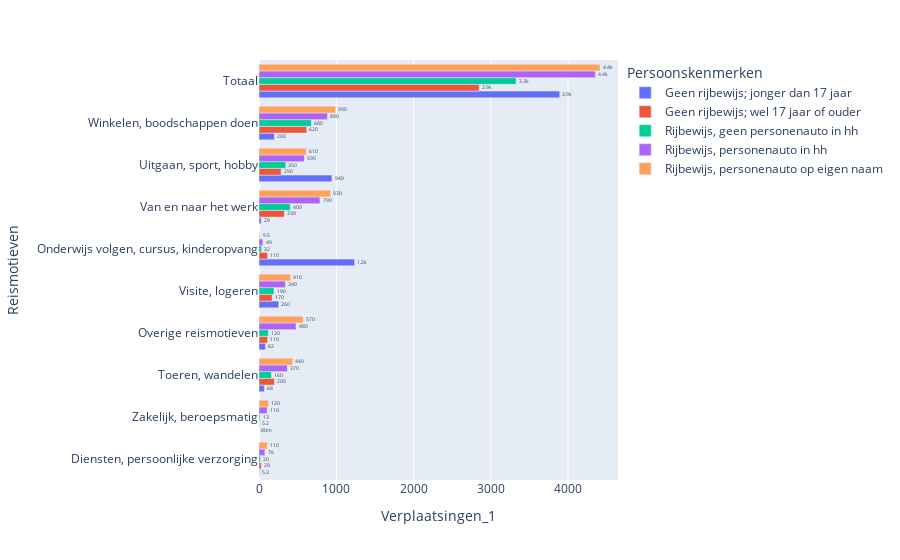

Notebook cell for this chart:
### Code cell
data_motief['Persoonskenmerken'].unique()

auto = [ 'Rijbewijs, personenauto op eigen naam', 'Rijbewijs, personenauto in hh', 'Rijbewijs, geen personenauto in hh',
       'Geen rijbewijs; wel 17 jaar of ouder','Geen rijbewijs; jonger dan 17 jaar']

filtered_auto = data_motief[data_motief['Persoonskenmerken'].isin(auto)]

#display(filtered_student_ov)


data_motief_8 = filtered_auto.groupby(['Persoonskenmerken', 'Reismotieven']).sum().reset_index()
fig = px.bar(data_motief_8, x = 'Verplaatsingen_1', y = 'Reismotieven', color = 'Persoonskenmerken',
              orientation = 'h', text_auto = '.2s', barmode = 'group')
fig.update_traces(textposition="outside")
fig.update_yaxes(categoryorder = 'total ascending')
#fig.update_layout(showlegend = False)
fig.show()

### Figure 1 — Plotly figure (JSON) as saved in the notebook; plotly's stock layout.template omitted (floating-point values rounded to 4 significant figures)
{"data": [{"alignmentgroup": "True", "hovertemplate": "Persoonskenmerken=Geen rijbewijs; jonger dan 17 jaar<br>Verplaatsingen_1=%{x}<br>Reismotieven=%{y}<extra></extra>", "legendgroup": "Geen rijbewijs; jonger dan 17 jaar", "marker": {"color": "#636efa", "pattern": {"shape": ""}}, "name": "Geen rijbewijs; jonger dan 17 jaar", "offsetgroup": "Geen rijbewijs; jonger dan 17 jaar", "orientation": "h", "showlegend": true, "textposition": "outside", "texttemplate": "%{x:.2s}", "type": "bar", "x": [5.28, 1238.0, 82.4, 68.3, 3892.0, 943.5, 28.75, 255.3, 199.3, 0.08], "xaxis": "x", "y": ["Diensten, persoonlijke verzorging", "Onderwijs volgen, cursus, kinderopvang", "Overige reismotieven", "Toeren, wandelen", "Totaal", "Uitgaan, sport, hobby", "Van en naar het werk", "Visite, logeren", "Winkelen, boodschappen doen", "Zakelijk, beroepsmatig"], "yaxis": "y"}, {"alignmentgroup": "True", "hovertemplate": "Persoonskenmerken=Geen rijbewijs; wel 17 jaar of ouder<br>Verplaatsingen_1=%{x}<br>Reismotieven=%{y}<extra></extra>", "legendgroup": "Geen rijbewijs; wel 17 jaar of ouder", "marker": {"color": "#EF553B", "pattern": {"shape": ""}}, "name": "Geen rijbewijs; wel 17 jaar of ouder", "offsetgroup": "Geen rijbewijs; wel 17 jaar of ouder", "orientation": "h", "showlegend": true, "textposition": "outside", "texttemplate": "%{x:.2s}", "type": "bar", "x": [28.8, 111.4, 111.2, 199.6, 2850.0, 286.3, 328.4, 169.5, 617.9, 5.16], "xaxis": "x", "y": ["Diensten, persoonlijke verzorging", "Onderwijs volgen, cursus, kinderopvang", "Overige reismotieven", "Toeren, wandelen", "Totaal", "Uitgaan, sport, hobby", "Van en naar het werk", "Visite, logeren", "Winkelen, boodschappen doen", "Zakelijk, beroepsmatig"], "yaxis": "y"}, {"alignmentgroup": "True", "hovertemplate": "Persoonskenmerken=Rijbewijs, geen personenauto in hh<br>Verplaatsingen_1=%{x}<br>Reismotieven=%{y}<extra></extra>", "legendgroup": "Rijbewijs, geen personenauto in hh", "marker": {"color": "#00cc96", "pattern": {"shape": ""}}, "name": "Rijbewijs, geen personenauto in hh", "offsetgroup": "Rijbewijs, geen personenauto in hh", "orientation": "h", "showlegend": true, "textposition": "outside", "texttemplate": "%{x:.2s}", "type": "bar", "x": [20.2, 32.34, 120.3, 161.6, 3328.0, 345.6, 404.6, 193.8, 678.0, 13.36], "xaxis": "x", "y": ["Diensten, persoonlijke verzorging", "Onderwijs volgen, cursus, kinderopvang", "Overige reismotieven", "Toeren, wandelen", "Totaal", "Uitgaan, sport, hobby", "Van en naar het werk", "Visite, logeren", "Winkelen, boodschappen doen", "Zakelijk, beroepsmatig"], "yaxis": "y"}, {"alignmentgroup": "True", "hovertemplate": "Persoonskenmerken=Rijbewijs, personenauto in hh<br>Verplaatsingen_1=%{x}<br>Reismotieven=%{y}<extra></extra>", "legendgroup": "Rijbewijs, personenauto in hh", "marker": {"color": "#ab63fa", "pattern": {"shape": ""}}, "name": "Rijbewijs, personenauto in hh", "offsetgroup": "Rijbewijs, personenauto in hh", "orientation": "h", "showlegend": true, "textposition": "outside", "texttemplate": "%{x:.2s}", "type": "bar", "x": [76.44, 48.76, 479, 365.5, 4354.0, 587.1, 788.5, 341.6, 886.6, 105.2], "xaxis": "x", "y": ["Diensten, persoonlijke verzorging", "Onderwijs volgen, cursus, kinderopvang", "Overige reismotieven", "Toeren, wandelen", "Totaal", "Uitgaan, sport, hobby", "Van en naar het werk", "Visite, logeren", "Winkelen, boodschappen doen", "Zakelijk, beroepsmatig"], "yaxis": "y"}, {"alignmentgroup": "True", "hovertemplate": "Persoonskenmerken=Rijbewijs, personenauto op eigen naam<br>Verplaatsingen_1=%{x}<br>Reismotieven=%{y}<extra></extra>", "legendgroup": "Rijbewijs, personenauto op eigen naam", "marker": {"color": "#FFA15A", "pattern": {"shape": ""}}, "name": "Rijbewijs, personenauto op eigen naam", "offsetgroup": "Rijbewijs, personenauto op eigen naam", "orientation": "h", "showlegend": true, "textposition": "outside", "texttemplate": "%{x:.2s}", "type": "bar", "x": [108.1, 9.54, 570.5, 436.5, 4414.0, 614.9, 925.9, 410.9, 991.9, 123.7], "xaxis": "x", "y": ["Diensten, persoonlijke verzorging", "Onderwijs volgen, cursus, kinderopvang", "Overige reismotieven", "Toeren, wandelen", "Totaal", "Uitgaan, sport, hobby", "Van en naar het werk", "Visite, logeren", "Winkelen, boodschappen doen", "Zakelijk, beroepsmatig"], "yaxis": "y"}], "layout": {"barmode": "group", "legend": {"title": {"text": "Persoonskenmerken"}, "tracegroupgap": 0}, "margin": {"t": 60}, "xaxis": {"anchor": "y", "domain": [0, 1], "title": {"text": "Verplaatsingen_1"}}, "yaxis": {"anchor": "x", "categoryorder": "total ascending", "domain": [0, 1], "title": {"text": "Reismotieven"}}}}
